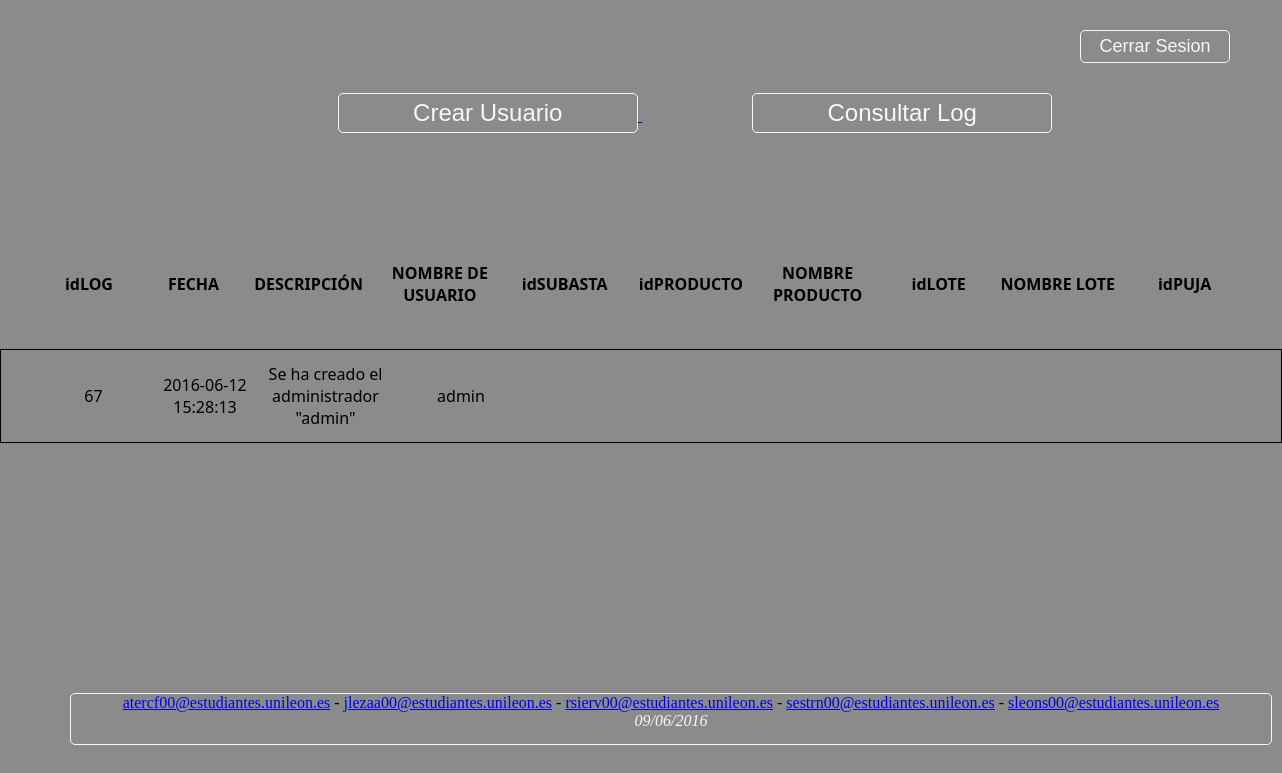
Screenshot of /administrador.php with the database file from the repository.
### tables this page shows
CREATE TABLE `log` (
  `id` int(11) NOT NULL,
  `fecha` datetime NOT NULL DEFAULT CURRENT_TIMESTAMP,
  `descripcion` varchar(200) DEFAULT NULL,
  `idusuario` int(11) DEFAULT NULL,
  `idsubasta` int(11) DEFAULT NULL,
  `idproducto` int(11) DEFAULT NULL,
  `idpuja` int(11) DEFAULT NULL,
  `idlote` int(11) DEFAULT NULL,
  `nombreproducto` varchar(45) DEFAULT NULL,
  `nombrelote` varchar(45) DEFAULT NULL
);

CREATE TABLE `usuarios` (
  `id` int(11) NOT NULL,
  `tipo` varchar(45) NOT NULL,
  `usuario` varchar(45) NOT NULL,
  `password` varchar(45) NOT NULL,
  `nombre` varchar(45) DEFAULT NULL,
  `apellidos` varchar(45) DEFAULT NULL
);

### verLog.php (the view, shortened to what this page needs)
<?php
	function mostrarLogs(){
		$conn = new mysqli("localhost", "643b4d11c092cc1e", "sekret", "643b4d11c092cc1ea32a96bdb4f8da93");
        $selectLog = "SELECT * FROM log ORDER BY fecha DESC";
		$resultLog = $conn->query($selectLog);
        crearTableLog($resultLog, $conn);
        }
	function crearTableLog($resultLog, $conn){
		?>
        <table style="width:100%; padding: 30px; margin-top: 10px; font-family:'Segoe UI'; font-weight: bold;">
                <tr>
                    <td style="width: 130px; text-align: center;">idLOG</td>
                    <td style="width: 100px; text-align: center;">FECHA</td>
                    <td style="width:140px; text-align: center;">DESCRIPCIÓN</td>
                    <td style="width: 135px; text-align: center;">NOMBRE DE USUARIO</td>
                    <td style="width: 130px; text-align: center;">idSUBASTA</td>
                    <td style="width: 130px; text-align: center;">idPRODUCTO</td>
                    <td style="width: 130px; text-align: center;">NOMBRE PRODUCTO</td>
                    <td style="width: 130px; text-align: center;">idLOTE</td>
                    <td style="width: 130px; text-align: center;">NOMBRE LOTE</td>
                    <td style="width: 150px; text-align: center;">idPUJA</td>
                </tr>
            </table>
        <table style="width:100%; padding: 10px; padding-left: 30px; margin-top: 10px; font-family:'Segoe UI'; border: 1px solid black;">
            <?php
        if($resultLog->num_rows > 0){
				while($rowLog = $resultLog->fetch_assoc()) {
					$idLog = $rowLog['id'];
					$fecha = $rowLog['fecha'];
                    $descripcion = $rowLog['descripcion'];
                    $resultNombreUsuario = $conn->query( "SELECT usuario FROM usuarios WHERE id='".$rowLog['idusuario']."'");
                    $rowNombreUsuario = $resultNombreUsuario->fetch_assoc();
					$nombreUsuario = $rowNombreUsuario['usuario'];
				?>
                <tr>
                    <td style="width: 130px; text-align: center;">
                        <?php echo $idLog?>
                    </td>
                    <td style="width: 100px; text-align: center;">
                        <?php echo $fecha?>
                    </td>
                    <td style="width:140px; text-align: center;">
                        <?php echo $descripcion?>
                    </td>
                    <td style="width: 135px; text-align: center;">
                        <?php echo $nombreUsuario?>
                    </td>
                    <td style="width: 130px; text-align: center;">
                    </td>
                    <td style="width: 130px; text-align: center;">
                    </td>
                    <td style="width: 130px; text-align: center;">
                    </td>
                    <td style="width: 130px; text-align: center;">
                    </td>
                    <td style="width: 130px; text-align: center;">
                    </td>
                    <td style="width: 150px; text-align: center;">
                    </td>
                </tr>
                <?php
				}
                ?>
        </table>
        <?php
			}else{
				echo "No existen logs actualmente.";
			}
	}
	?>

### css/estilos.css (style rules this page uses)
body { margin:0; padding:0; background-color: #8B8B8B; }

### rows the page displays
log: id "67", fecha "2016-06-12 15:28:13", descripcion "Se ha creado el administrador \"admin\"", idusuario.usuario "admin"
